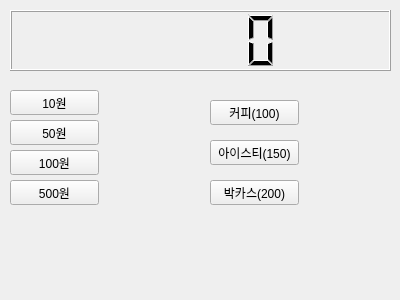
<?xml version="1.0" encoding="UTF-8"?>
<ui version="4.0">
 <class>Widget</class>
 <widget class="QWidget" name="Widget">
  <property name="geometry">
   <rect>
    <x>0</x>
    <y>0</y>
    <width>400</width>
    <height>300</height>
   </rect>
  </property>
  <property name="windowTitle">
   <string>Widget</string>
  </property>
  <widget class="QLCDNumber" name="lcdNumber">
   <property name="geometry">
    <rect>
     <x>10</x>
     <y>10</y>
     <width>381</width>
     <height>61</height>
    </rect>
   </property>
  </widget>
  <widget class="QPushButton" name="pb10">
   <property name="geometry">
    <rect>
     <x>10</x>
     <y>90</y>
     <width>89</width>
     <height>25</height>
    </rect>
   </property>
   <property name="text">
    <string>10원</string>
   </property>
  </widget>
  <widget class="QPushButton" name="pb50">
   <property name="geometry">
    <rect>
     <x>10</x>
     <y>120</y>
     <width>89</width>
     <height>25</height>
    </rect>
   </property>
   <property name="text">
    <string>50원</string>
   </property>
  </widget>
  <widget class="QPushButton" name="pb100">
   <property name="geometry">
    <rect>
     <x>10</x>
     <y>150</y>
     <width>89</width>
     <height>25</height>
    </rect>
   </property>
   <property name="text">
    <string>100원</string>
   </property>
  </widget>
  <widget class="QPushButton" name="pb500">
   <property name="geometry">
    <rect>
     <x>10</x>
     <y>180</y>
     <width>89</width>
     <height>25</height>
    </rect>
   </property>
   <property name="text">
    <string>500원</string>
   </property>
  </widget>
  <widget class="QPushButton" name="pbCoffee">
   <property name="enabled">
    <bool>true</bool>
   </property>
   <property name="geometry">
    <rect>
     <x>210</x>
     <y>100</y>
     <width>89</width>
     <height>25</height>
    </rect>
   </property>
   <property name="text">
    <string>커피(100)</string>
   </property>
  </widget>
  <widget class="QPushButton" name="pbTea">
   <property name="geometry">
    <rect>
     <x>210</x>
     <y>140</y>
     <width>89</width>
     <height>25</height>
    </rect>
   </property>
   <property name="text">
    <string>아이스티(150)</string>
   </property>
  </widget>
  <widget class="QPushButton" name="pbCass">
   <property name="geometry">
    <rect>
     <x>210</x>
     <y>180</y>
     <width>89</width>
     <height>25</height>
    </rect>
   </property>
   <property name="text">
    <string>박카스(200)</string>
   </property>
  </widget>
 </widget>
 <layoutdefault spacing="6" margin="11"/>
 <resources/>
 <connections/>
</ui>
